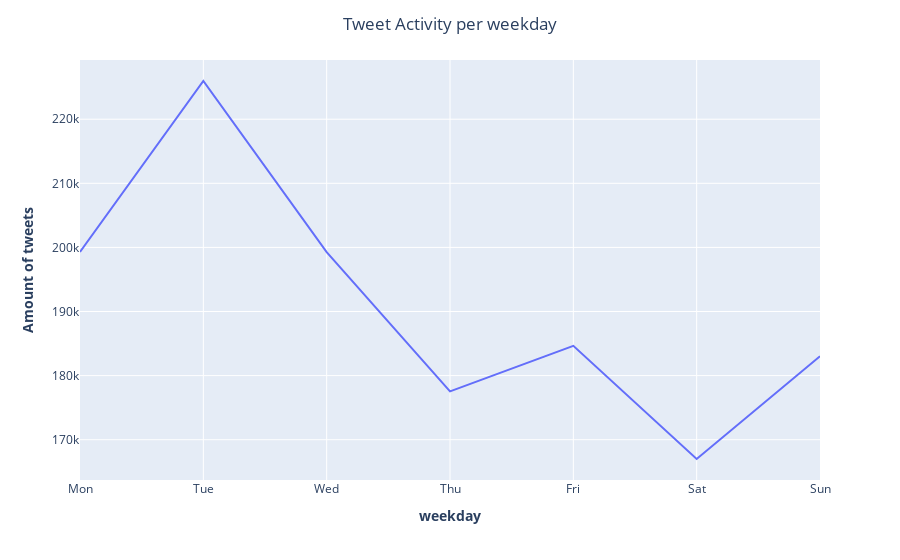

Notebook code for this chart:
### Code cell
import plotly
import plotly.express as px
# plot the number of tweets per weekday
fig = px.line(df_timing_day, x = 'week_day', y= 'volume')

# Add figure title
fig.update_layout(
title_text="Tweet Activity per weekday",
title_x = 0.5
    )

# add axes
fig.update_xaxes(title_text="<b>weekday</b>")
fig.update_yaxes(title_text="<b>Amount of tweets</b>")

fig.show()

### Figure 1 — Plotly figure (JSON) as saved in the notebook; plotly's stock layout.template omitted (floating-point values rounded to 4 significant figures)
{"data": [{"hovertemplate": "week_day=%{x}<br>volume=%{y}<extra></extra>", "legendgroup": "", "line": {"color": "#636efa", "dash": "solid"}, "marker": {"symbol": "circle"}, "mode": "lines", "name": "", "orientation": "v", "showlegend": false, "type": "scatter", "x": ["Mon", "Tue", "Wed", "Thu", "Fri", "Sat", "Sun"], "xaxis": "x", "y": [199292, 225963, 199262, 177547, 184651, 166990, 183013], "yaxis": "y"}], "layout": {"legend": {"tracegroupgap": 0}, "margin": {"t": 60}, "title": {"text": "Tweet Activity per weekday", "x": 0.5}, "xaxis": {"anchor": "y", "domain": [0, 1], "title": {"text": "<b>weekday</b>"}}, "yaxis": {"anchor": "x", "domain": [0, 1], "title": {"text": "<b>Amount of tweets</b>"}}}}
